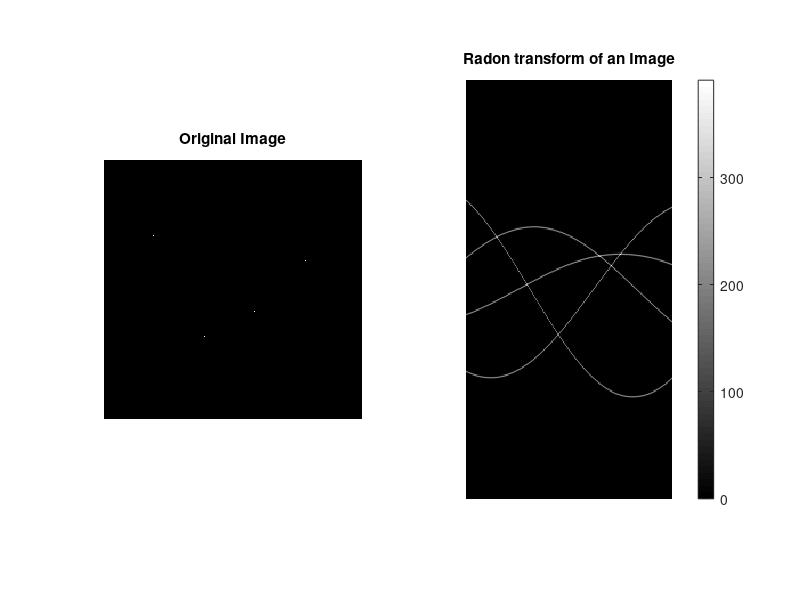

Reproduce this figure in MATLAB.
clc;
clear;
close all;
a=uint8(zeros(256,256));
a(150,150)=uint8(255);
a(100,200)=uint8(255);
a(175,100)=uint8(255);
a(75,50)=uint8(255);
subplot(1,2,1),imshow(a),title('Original Image');
theta=0:180;
[p,q]=radon(a,theta);
subplot(1,2,2);
imshow(p,[],'Xdata',theta,'Ydata',q,'InitialMagnification','fit');
title('Radon transform of an Image');
colormap(hot),colorbar;